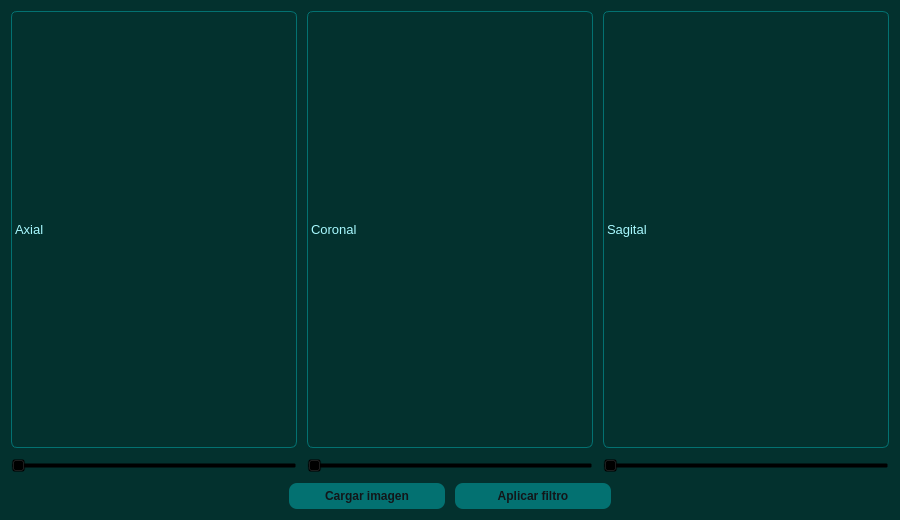
<?xml version="1.0" encoding="UTF-8"?>
<ui version="4.0">
 <class>ImageWidget</class>
 <widget class="QWidget" name="ImageWidget">
  <property name="geometry">
   <rect>
    <x>0</x>
    <y>0</y>
    <width>900</width>
    <height>520</height>
   </rect>
  </property>
  <property name="windowTitle">
   <string>Imágenes</string>
  </property>
  <property name="styleSheet">
   <string notr="true">QWidget#ImageWidget {
    border-image: url(:/img/fondo.png) 0 0 0 0 stretch stretch;
    background-color: #03312E;
}

QLabel {
    color: #A8F9FF;
    font-size: 10pt;
}

QLabel#axial_label,
QLabel#coronal_label,
QLabel#sagittal_label {
    background-color: rgba(3, 49, 46, 210);
    border: 1px solid #037171;
    border-radius: 6px;
    min-width: 220px;
    min-height: 220px;
    qproperty-alignment: AlignCenter;
}

QSlider {
    background: transparent;
}

QPushButton {
    background-color: #037171;
    color: #121619;
    border-radius: 8px;
    padding: 6px 18px;
    font-weight: bold;
    min-width: 120px;
}

QPushButton:hover {
    background-color: #9AE5E6;
}

QPushButton:pressed {
    background-color: #A8F9FF;
}</string>
  </property>
  <layout class="QVBoxLayout" name="verticalLayout">
   <property name="spacing">
    <number>10</number>
   </property>
   <item>
    <layout class="QHBoxLayout" name="imagesLayout">
     <property name="spacing">
      <number>10</number>
     </property>
     <item>
      <layout class="QVBoxLayout" name="axialLayout">
       <item>
        <widget class="QLabel" name="axial_label">
         <property name="text">
          <string>Axial</string>
         </property>
        </widget>
       </item>
       <item>
        <widget class="QSlider" name="axial_slider">
         <property name="orientation">
          <enum>Qt::Horizontal</enum>
         </property>
        </widget>
       </item>
      </layout>
     </item>
     <item>
      <layout class="QVBoxLayout" name="coronalLayout">
       <item>
        <widget class="QLabel" name="coronal_label">
         <property name="text">
          <string>Coronal</string>
         </property>
        </widget>
       </item>
       <item>
        <widget class="QSlider" name="coronal_slider">
         <property name="orientation">
          <enum>Qt::Horizontal</enum>
         </property>
        </widget>
       </item>
      </layout>
     </item>
     <item>
      <layout class="QVBoxLayout" name="sagittalLayout">
       <item>
        <widget class="QLabel" name="sagittal_label">
         <property name="text">
          <string>Sagital</string>
         </property>
        </widget>
       </item>
       <item>
        <widget class="QSlider" name="sagittal_slider">
         <property name="orientation">
          <enum>Qt::Horizontal</enum>
         </property>
        </widget>
       </item>
      </layout>
     </item>
    </layout>
   </item>
   <item>
    <layout class="QHBoxLayout" name="buttonsLayout">
     <property name="spacing">
      <number>10</number>
     </property>
     <item>
      <spacer name="horizontalSpacer_left">
       <property name="orientation">
        <enum>Qt::Horizontal</enum>
       </property>
       <property name="sizeHint" stdset="0">
        <size>
         <width>40</width>
         <height>20</height>
        </size>
       </property>
      </spacer>
     </item>
     <item>
      <widget class="QPushButton" name="load_button">
       <property name="text">
        <string>Cargar imagen</string>
       </property>
      </widget>
     </item>
     <item>
      <widget class="QPushButton" name="filter_button">
       <property name="text">
        <string>Aplicar filtro</string>
       </property>
      </widget>
     </item>
     <item>
      <spacer name="horizontalSpacer_right">
       <property name="orientation">
        <enum>Qt::Horizontal</enum>
       </property>
       <property name="sizeHint" stdset="0">
        <size>
         <width>40</width>
         <height>20</height>
        </size>
       </property>
      </spacer>
     </item>
    </layout>
   </item>
  </layout>
 </widget>
 <resources/>
 <connections/>
</ui>
